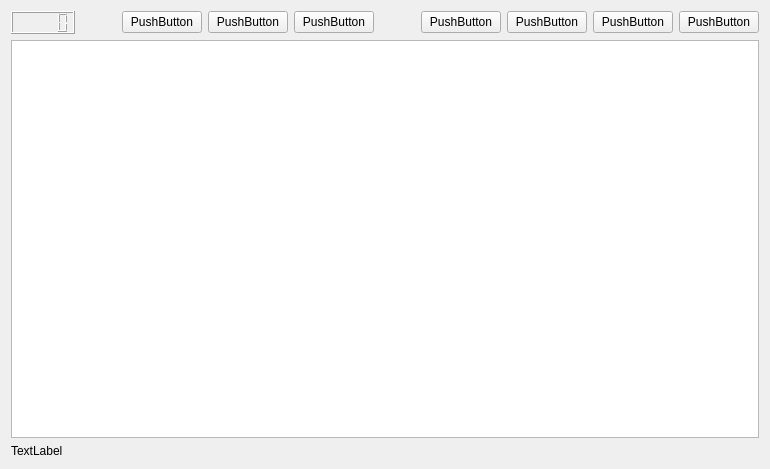
<?xml version="1.0" encoding="UTF-8"?>
<ui version="4.0">
 <class>Form</class>
 <widget class="QWidget" name="Form">
  <property name="geometry">
   <rect>
    <x>0</x>
    <y>0</y>
    <width>770</width>
    <height>469</height>
   </rect>
  </property>
  <property name="windowTitle">
   <string>Form</string>
  </property>
  <layout class="QVBoxLayout" name="verticalLayout_2">
   <item>
    <layout class="QVBoxLayout" name="verticalLayout">
     <item>
      <layout class="QHBoxLayout" name="horizontalLayout">
       <item>
        <widget class="QLCDNumber" name="lcdNumber"/>
       </item>
       <item>
        <spacer name="horizontalSpacer">
         <property name="orientation">
          <enum>Qt::Horizontal</enum>
         </property>
         <property name="sizeHint" stdset="0">
          <size>
           <width>40</width>
           <height>20</height>
          </size>
         </property>
        </spacer>
       </item>
       <item>
        <widget class="QPushButton" name="pushButton">
         <property name="text">
          <string>PushButton</string>
         </property>
        </widget>
       </item>
       <item>
        <widget class="QPushButton" name="pushButton_2">
         <property name="text">
          <string>PushButton</string>
         </property>
        </widget>
       </item>
       <item>
        <widget class="QPushButton" name="pushButton_3">
         <property name="text">
          <string>PushButton</string>
         </property>
        </widget>
       </item>
       <item>
        <spacer name="horizontalSpacer_2">
         <property name="orientation">
          <enum>Qt::Horizontal</enum>
         </property>
         <property name="sizeHint" stdset="0">
          <size>
           <width>40</width>
           <height>20</height>
          </size>
         </property>
        </spacer>
       </item>
       <item>
        <widget class="QPushButton" name="pushButton_4">
         <property name="text">
          <string>PushButton</string>
         </property>
        </widget>
       </item>
       <item>
        <widget class="QPushButton" name="pushButton_5">
         <property name="text">
          <string>PushButton</string>
         </property>
        </widget>
       </item>
       <item>
        <widget class="QPushButton" name="pushButton_6">
         <property name="text">
          <string>PushButton</string>
         </property>
        </widget>
       </item>
       <item>
        <widget class="QPushButton" name="pushButton_7">
         <property name="text">
          <string>PushButton</string>
         </property>
        </widget>
       </item>
      </layout>
     </item>
     <item>
      <layout class="QHBoxLayout" name="horizontalLayout_2">
       <item>
        <widget class="QTableWidget" name="tableWidget"/>
       </item>
      </layout>
     </item>
     <item>
      <layout class="QHBoxLayout" name="horizontalLayout_3">
       <item>
        <widget class="QLabel" name="label">
         <property name="text">
          <string>TextLabel</string>
         </property>
        </widget>
       </item>
      </layout>
     </item>
    </layout>
   </item>
  </layout>
 </widget>
 <resources/>
 <connections/>
</ui>
